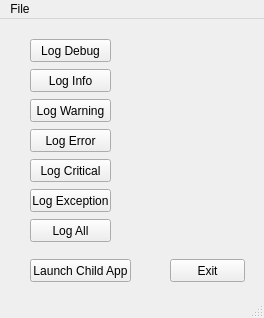
<?xml version="1.0" encoding="UTF-8"?>
<ui version="4.0">
 <class>MainWindow</class>
 <widget class="QMainWindow" name="MainWindow">
  <property name="geometry">
   <rect>
    <x>0</x>
    <y>0</y>
    <width>264</width>
    <height>318</height>
   </rect>
  </property>
  <property name="windowTitle">
   <string>App Template</string>
  </property>
  <widget class="QWidget" name="centralwidget">
   <widget class="QPushButton" name="pushButtonExit">
    <property name="geometry">
     <rect>
      <x>170</x>
      <y>240</y>
      <width>75</width>
      <height>23</height>
     </rect>
    </property>
    <property name="text">
     <string>Exit</string>
    </property>
   </widget>
   <widget class="QPushButton" name="pushButtonDebug">
    <property name="geometry">
     <rect>
      <x>30</x>
      <y>20</y>
      <width>81</width>
      <height>23</height>
     </rect>
    </property>
    <property name="text">
     <string>Log Debug</string>
    </property>
   </widget>
   <widget class="QPushButton" name="pushButtonWarning">
    <property name="geometry">
     <rect>
      <x>30</x>
      <y>80</y>
      <width>81</width>
      <height>23</height>
     </rect>
    </property>
    <property name="text">
     <string>Log Warning</string>
    </property>
   </widget>
   <widget class="QPushButton" name="pushButtonLaunchChildApp">
    <property name="geometry">
     <rect>
      <x>30</x>
      <y>240</y>
      <width>101</width>
      <height>23</height>
     </rect>
    </property>
    <property name="text">
     <string>Launch Child App</string>
    </property>
   </widget>
   <widget class="QPushButton" name="pushButtonError">
    <property name="geometry">
     <rect>
      <x>30</x>
      <y>110</y>
      <width>81</width>
      <height>23</height>
     </rect>
    </property>
    <property name="text">
     <string>Log Error</string>
    </property>
   </widget>
   <widget class="QPushButton" name="pushButtonCritical">
    <property name="geometry">
     <rect>
      <x>30</x>
      <y>140</y>
      <width>81</width>
      <height>23</height>
     </rect>
    </property>
    <property name="text">
     <string>Log Critical</string>
    </property>
   </widget>
   <widget class="QPushButton" name="pushButtonInfo">
    <property name="geometry">
     <rect>
      <x>30</x>
      <y>50</y>
      <width>81</width>
      <height>23</height>
     </rect>
    </property>
    <property name="text">
     <string>Log Info</string>
    </property>
   </widget>
   <widget class="QPushButton" name="pushButtonException">
    <property name="geometry">
     <rect>
      <x>30</x>
      <y>170</y>
      <width>81</width>
      <height>23</height>
     </rect>
    </property>
    <property name="text">
     <string>Log Exception</string>
    </property>
   </widget>
   <widget class="QPushButton" name="pushButtonAll">
    <property name="geometry">
     <rect>
      <x>30</x>
      <y>200</y>
      <width>81</width>
      <height>23</height>
     </rect>
    </property>
    <property name="text">
     <string>Log All</string>
    </property>
   </widget>
  </widget>
  <widget class="QMenuBar" name="menubar">
   <property name="geometry">
    <rect>
     <x>0</x>
     <y>0</y>
     <width>264</width>
     <height>21</height>
    </rect>
   </property>
   <widget class="QMenu" name="menuExit">
    <property name="title">
     <string>File</string>
    </property>
    <addaction name="actionExit"/>
   </widget>
   <addaction name="menuExit"/>
  </widget>
  <widget class="QStatusBar" name="statusbar"/>
  <action name="actionExit">
   <property name="text">
    <string>Exit</string>
   </property>
  </action>
 </widget>
 <resources/>
 <connections/>
</ui>
